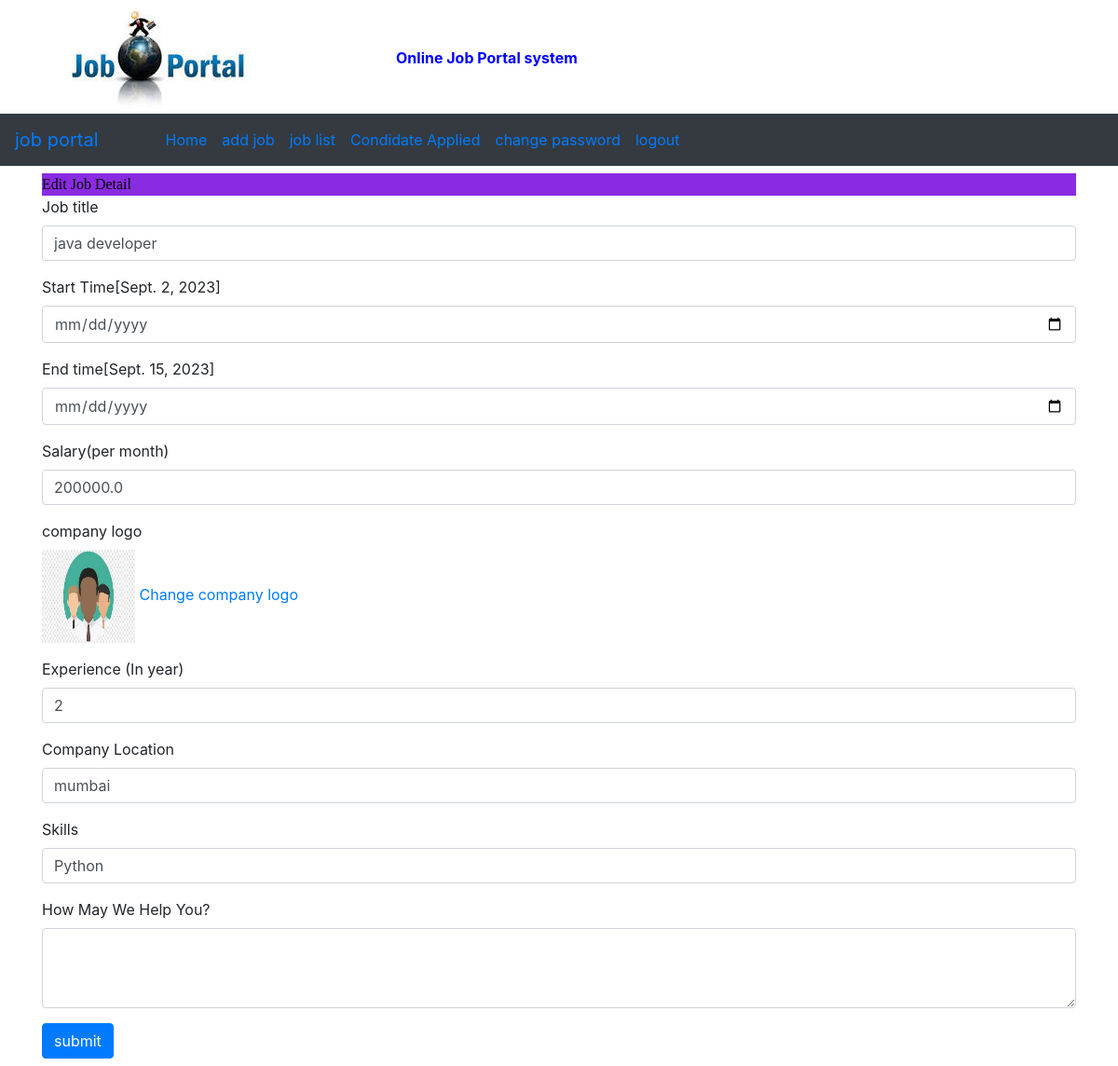
The page /edit_jobdetail/15 (signed in) on the database its author committed.
### job/models.py (models this page shows, shortened)
class Job(models.Model):
    recruiter = models.ForeignKey(Recruiter, on_delete=models.CASCADE)
    start_time= models.DateField(null=True)
    last_time = models.DateField(null=True)
    title = models.CharField(max_length=20)
    salary = models.FloatField(max_length=100)
    desc = models.CharField(max_length=200)
    experience = models.CharField(max_length=50)
    image = models.FileField(null = True)
    location = models.CharField(max_length=100)
    skills = models.CharField(max_length=100)
    creationdate = models.DateField()#when the user post

### job/views.py (the view, shortened to what this page needs)
# urls.py: path('edit_jobdetail/<int:myid>',views.edit_jobdetail,name="EditJobdetail"),
def edit_jobdetail(request,myid):
    if not request.user.is_authenticated:
        return redirect('/recruiter')
    job = Job.objects.get(id = myid)
    param = {'job':job}
    return render(request,'edit_jobdetail.html', param)

### job/templates/edit_jobdetail.html (shortened to what this page needs)
{% extends 'recruiter_nav.html' %}
{%block body%}
<div class="container my-2">
    <marquee  style="font-family: cursive; color:black;background-color: blueviolet" direction="">Edit Job Detail</marquee>
    <form action="/edit_jobdetail/{{job.id}}" method="post" enctype="multipart/form-data">{% csrf_token %}
        <div class="form-group">
            <label for="recruiter"> Job title</label>
            <input type="text" class="form-control" id="jobtitle" name="jobtitle" value="{{job.title}}">
        </div>
        <div class="form-group">
            <label for="first_time"> Start Time</label>[{{job.start_time}}]
            <input type="date" class="form-control" id="firsttime"last name="firsttime" value="Enter your start date">
        </div>
        <div class="form-group">
            <label for="last_time"> End time</label>[{{job.last_time}}]
            <input type="date" class="form-control" id="lasttime" name="lasttime" value="Enter your  end date">
        </div>
        <div class="form-group">
            <label for="salary">Salary(per month)</label>
            <input type="text" class="form-control" id="salary" name="salary" value="{{job.salary}}">
        </div>
        <div class="form-group">
            <label for="password2">company logo</label><br>
        <img src="{{job.image.url}}" width="100px" height="100px">
        <a href="/change_logo/{{job.id}}">Change company logo</a>
        </div>
        <div class="form-group">
            <label for="experience">Experience (In year)</label>
            <input type="text" class="form-control" id="experience" name="experience" value="{{job.experience}}" >
        </div>
        <div class="form-group">
            <label for="location"> Company Location</label>
            <input type="text" class="form-control" id="location" name="location"  value="{{job.location}}">
        </div>
        <div class="form-group">
            <label for="skill">Skills</label>
            <input type="text" class="form-control" id="skill" name="skill" value="{{job.skills}}" required
            placeholder=" Enter your knowladge skill">
        </div>
        <div class="form-group">
            <label for="desc">How May We Help You?</label>
            <textarea  type = "text" class="form-control" id="desc" name="desc" rows="3" value="{[job.desc]}"></textarea>
          </div>
        <button type="submit" class="btn btn-primary">submit</button>
    </form>
</div>
{%endblock%}

### rows shown on the page
Job: jobtitle "java developer", start_time "Sept. 2, 2023", last_time "Sept. 15, 2023", salary "200000.0", image (picture), experience "2", location "mumbai", skill "Python"
